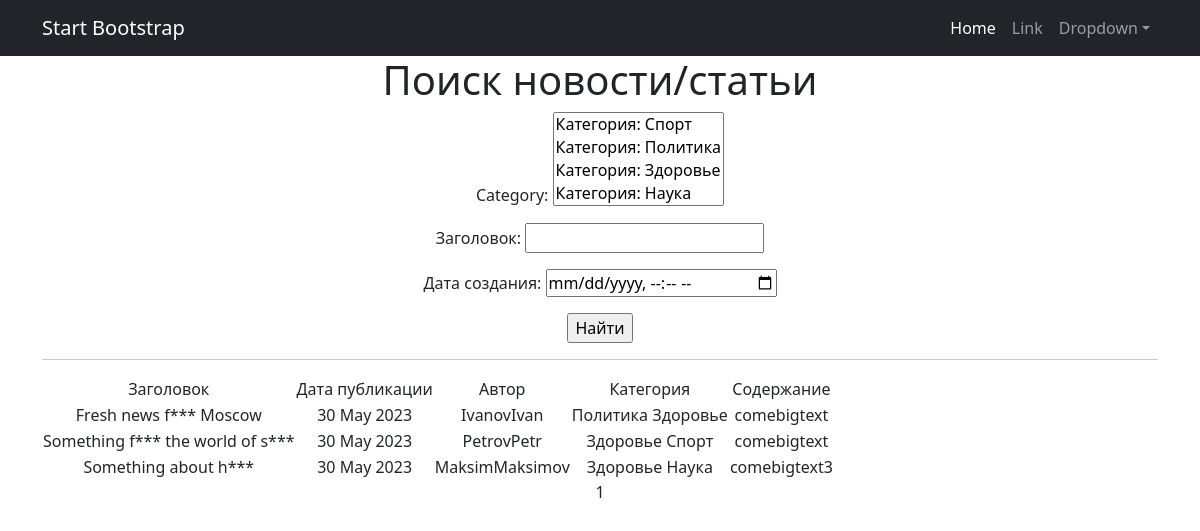
Page /content/search/ on the earlier database version.
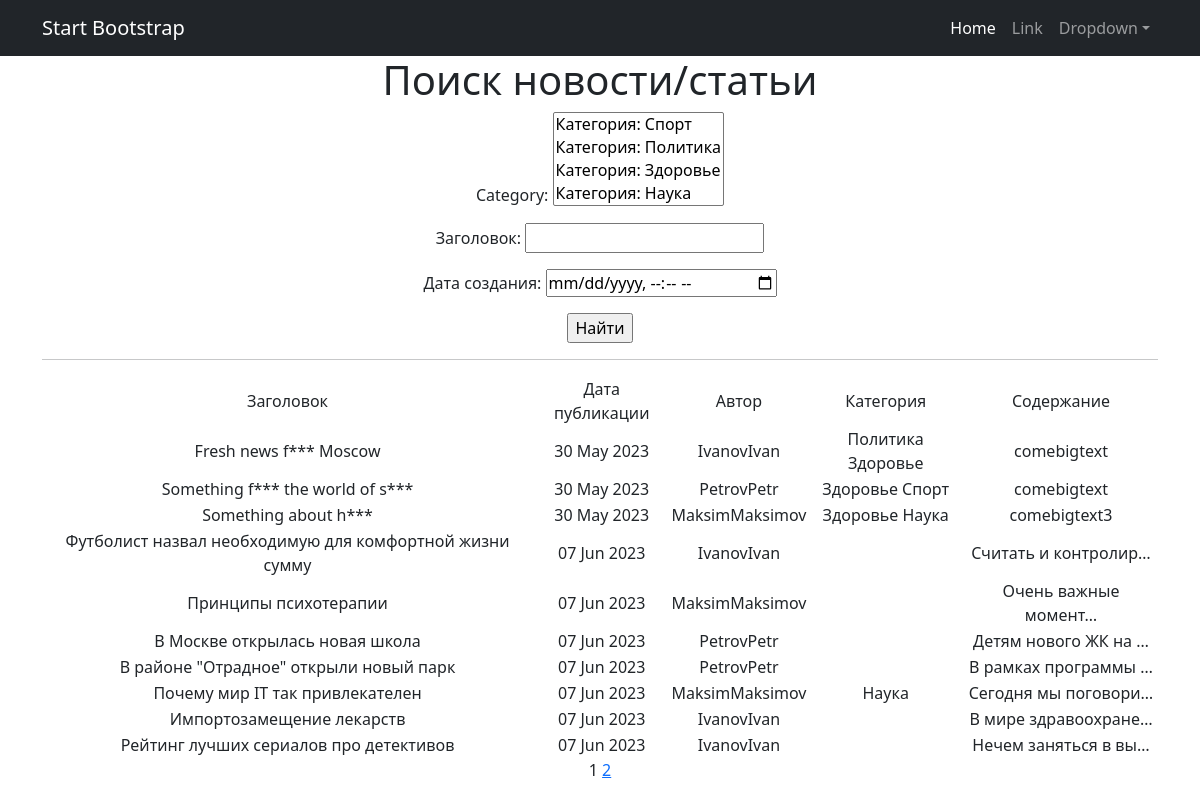
Same page on the later database version.
### Composition/models.py (models this page shows, shortened)
class Post(models.Model):
    NEWS = 'NW'
    ARTICLE = 'AR'
    author = models.ForeignKey(Author, on_delete=models.CASCADE)
    postType = models.CharField(max_length=2, choices=POST_TYPES, default=NEWS)
    addTime = models.DateTimeField(auto_now_add=True)
    postCategory = models.ManyToManyField("Category", through='PostCategory')
    title = models.CharField(max_length=128)
    content = models.TextField()
    postRating = models.SmallIntegerField(default=0)

class Author(models.Model):
    authorUser = models.OneToOneField(User, on_delete=models.CASCADE)
    authorRating = models.SmallIntegerField(default=0)
    def __str__(self):
        return f'{self.authorUser}'

class Category(models.Model):
    categoryName = models.CharField(max_length=64, unique=True)
    def __str__(self):
        return f' Категория: {self.categoryName.title()}'

### Composition/views.py (the view)
# urls.py: path('search/', PostSearch.as_view(), name='post_search'),
class PostSearch(ListView):
    form_class = PostFilter
    model = Post
    template_name = 'news_search.html'
    context_object_name = 'search'
    paginate_by = 10
    def get_queryset(self):
        queryset = super().get_queryset()
        self.filterset = PostFilter(self.request.GET, queryset)
        return self.filterset.qs
    def get_context_data(self, **kwargs):
        context = super().get_context_data(**kwargs)
        context['add_time'] = Post.addTime
        context['filterset'] = self.filterset
        return context

### Composition/templatetags/custom_filters.py (called while the page is built)
@register.filter()
def censor(content):
    text = content.split()
    for i, word in enumerate(text):
        if word in bad_words:
            text[i] = word[0] + '***'
    return ' '.join(text)

### Composition/templatetags/custom_tags.py (called while the page is built)
@register.simple_tag(takes_context=True)
def url_replace(context, **kwargs):
   d = context['request'].GET.copy()
   for k, v in kwargs.items():
       d[k] = v
   return d.urlencode()

### templates/news_search.html (shortened to what this page needs)
{% extends 'flatpages/default.html' %}
{% load custom_filters %}
{% load custom_tags %}
{% block content %}
<h1>Поиск новости/статьи</h1>
 <form action="" method="get">
       {{ filterset.form.as_p }}
       <input type="submit" value="Найти" />
 </form>
 <hr>
   {% if search %}
       <table>
           <tr>
               <td>Заголовок</td>
               <td>Дата публикации</td>
               <td>Автор</td>
               <td>Категория</td>
               <td>Содержание</td>
           </tr>
           {% for news in search %}
           <tr>
               <td>{{ news.title|censor }}</td>
               <td>{{ news.addTime|date:'d M Y'}}</td>
               <td>{{ news.author }}</td>
               <td>{% for cat in news.postCategory.all %}
                    {{ cat.categoryName }}
                     {% endfor %}
                </td>
               <td>{{ news.content|truncatechars:20|censor }}</td>
           </tr>
           {% endfor %}
       </table>
   {% else %}
       <h2>Статей и новостей нет!</h2>
   {% endif %}
   {{ page_obj.number }}
   {% if page_obj.has_next %}
       <a href="?{% url_replace page=page_obj.next_page_number %}">{{ page_obj.next_page_number }}</a>
   {% endif %}
{% endblock content %}

Differences in the rows shown:
added Post: title|censor "Футболист назвал необходимую для комфортной жизни сумму", addTime "07 Jun 2023", author "IvanovIvan", content|censor "Считать и контролир…"
added Post: title|censor "Принципы психотерапии", addTime "07 Jun 2023", author "MaksimMaksimov", content|censor "Очень важные момент…"
added Post: title|censor "В Москве открылась новая школа", addTime "07 Jun 2023", author "PetrovPetr", content|censor "Детям нового ЖК на …"
added Post: title|censor "В районе \"Отрадное\" открыли новый парк", addTime "07 Jun 2023", author "PetrovPetr", content|censor "В рамках программы …"
added Post: title|censor "Почему мир IT так привлекателен", addTime "07 Jun 2023", author "MaksimMaksimov", content|censor "Сегодня мы поговори…", Category (categoryName "Наука")
added Post: title|censor "Импортозамещение лекарств", addTime "07 Jun 2023", author "IvanovIvan", content|censor "В мире здравоохране…"
added Post: title|censor "Рейтинг лучших сериалов про детективов", addTime "07 Jun 2023", author "IvanovIvan", content|censor "Нечем заняться в вы…"
Other differences:
{{ page_obj.next_page_number }}: (not shown) → "2"
